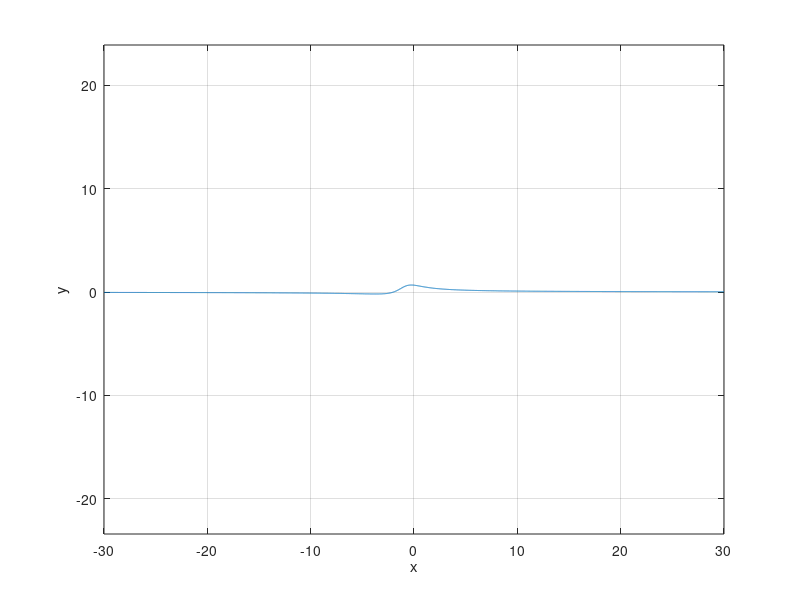
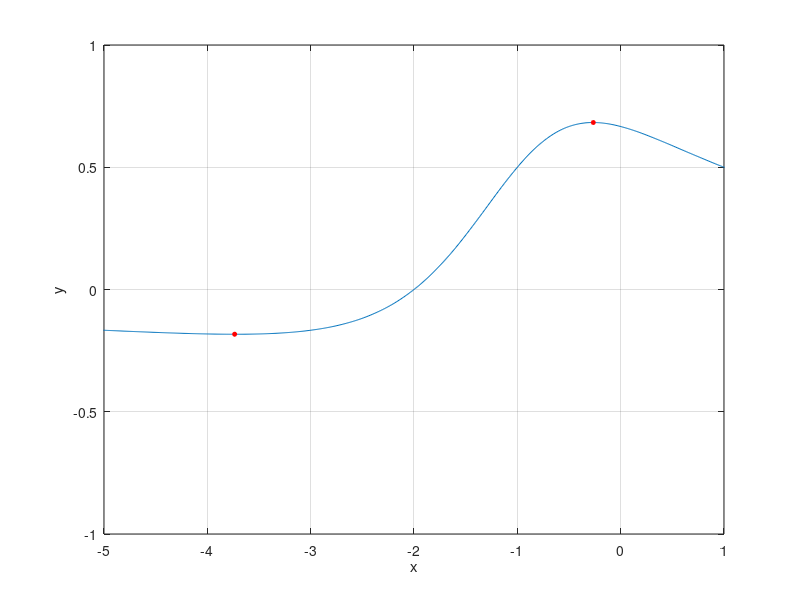

These charts were generated, in order, by the following MATLAB code:
%% Uppgift 1
% Värdemängd för funktionen
%
% $$ f(x) = \frac{x + 2}{x^2 + 2x + 3} $$
%
% Om vi tar x-värden mellan -30 och 30 kan vi se hur funktionen beter sig
x = linspace(-30, 30, 6000);
y = (x + 2) ./ (x.^2 + 2 * x + 3);

figure;
plot(x, y)
xlabel('x')
ylabel('y')
grid on
axis equal;
%%
% Sedan för att hitta värdemängden kan vi minska x- och y-axeln
figure;
plot(x, y)
hold on;
xlabel('x')
ylabel('y')
grid on
axis([-5 1, -1 1]);

x_hl = [-0.265044, -3.73562];
y_hl = [0.68301, -0.183012];
plot(x_hl, y_hl, 'ro', 'MarkerSize', 3, 'MarkerFaceColor', 'r');
hold off;
%%
% Indikerat med röda prickar fick jag alltså
%
% $$ y_{min} \approx -0.18 $$
%
% $$ y_{max} \approx 0.68 $$
%
% vilket ger
%
% $$ \mathrm{Range}(f) = [-0.18, 0.68]. $$
